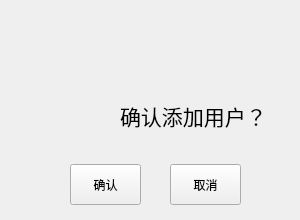
  <widget class="QWidget" name="widget_warn_user_add" native="true">
   <property name="geometry">
    <rect>
     <x>380</x>
     <y>170</y>
     <width>300</width>
     <height>220</height>
    </rect>
   </property>
   <property name="styleSheet">
    <string notr="true">#widget_warn_user_add
{
	background-image: url(:/picture/warnbackground.png);
}</string>
   </property>
   <widget class="QToolButton" name="toolButton_warn_add_enter">
    <property name="geometry">
     <rect>
      <x>70</x>
      <y>164</y>
      <width>71</width>
      <height>41</height>
     </rect>
    </property>
    <property name="text">
     <string>确认</string>
    </property>
   </widget>
   <widget class="QToolButton" name="toolButton_warn_add_cancel">
    <property name="geometry">
     <rect>
      <x>170</x>
      <y>164</y>
      <width>71</width>
      <height>41</height>
     </rect>
    </property>
    <property name="text">
     <string>取消</string>
    </property>
   </widget>
   <widget class="QLabel" name="label_33">
    <property name="geometry">
     <rect>
      <x>20</x>
      <y>70</y>
      <width>81</width>
      <height>81</height>
     </rect>
    </property>
    <property name="styleSheet">
     <string notr="true">border-image: url(:/picture/jinggao.png);</string>
    </property>
    <property name="text">
     <string/>
    </property>
   </widget>
   <widget class="QLabel" name="label_34">
    <property name="geometry">
     <rect>
      <x>120</x>
      <y>95</y>
      <width>191</width>
      <height>41</height>
     </rect>
    </property>
    <property name="font">
     <font>
      <pointsize>16</pointsize>
     </font>
    </property>
    <property name="text">
     <string>确认添加用户？</string>
    </property>
   </widget>
  </widget>
